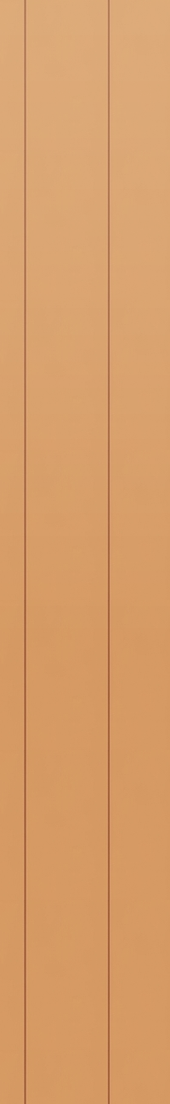
#> input picture scripts/shots/stage_background.png, 170 x 1104 px, found by its file name
$ python build_layered_animations_r2.py
#> lines starting #> are read from the running program, lines starting #| are printed output that depends on the picture
import os
import math
import subprocess
from PIL import Image, ImageDraw, ImageFilter

BASE_DIR = r'C:\Users\admin\Music\chufang'
ASSETS_CAT = os.path.join(BASE_DIR, 'packages', 'web-greybox', 'public', 'assets', 'cat')
AUDIT_DIR = os.path.join(ASSETS_CAT, 'audit_frames')
SHOTS_DIR = os.path.join(BASE_DIR, 'scripts', 'shots')

STAGE_W = 170
STAGE_H = 1104

# 1. Load static visual layers
bg = Image.open(os.path.join(ASSETS_CAT, 'stage_background.png')).convert('RGBA')
#> bg is the input picture: PIL image 170x1104 RGBA; mean R, G, B, A 215.2, 158.1, 106, 255
printer_base = Image.open(os.path.join(ASSETS_CAT, 'printer_base.png')).convert('RGBA')
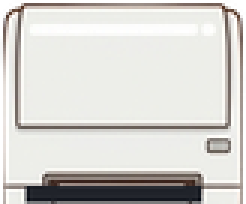
#> input picture scripts/shots/printer_base.png, 82 x 68 px, found by its file name (shown 3 times larger)
#> printer_base is the input picture: PIL image 82x68 RGBA; mean R, G, B, A 199.5, 197.7, 193.6, 239.5
printer_paper = Image.open(os.path.join(ASSETS_CAT, 'printer_paper.png')).convert('RGBA')
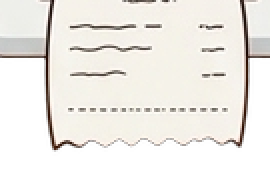
#> input picture scripts/shots/printer_paper.png, 135 x 90 px, found by its file name (shown 2 times larger)
#> printer_paper is the input picture: PIL image 135x90 RGBA; mean R, G, B, A 155.1, 152, 146.8, 170.5
props_counter = Image.open(os.path.join(ASSETS_CAT, 'props_counter.png')).convert('RGBA')
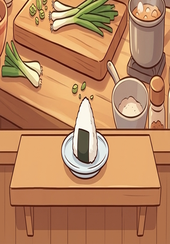
#> input picture scripts/shots/props_counter.png, 170 x 244 px, found by its file name
#> props_counter is the input picture: PIL image 170x244 RGBA; mean R, G, B, A 185.5, 133.1, 94.2, 255

# 2. Load and scale cat sprites
def load_sprite(name, scale, crop_box=None):
#> (the run stopped early here; a loop or call above may not have finished)
